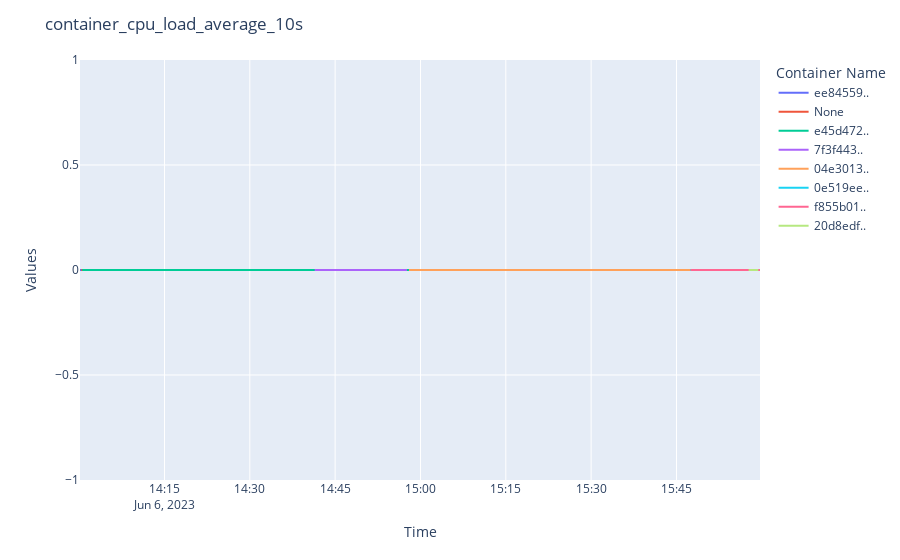

Source (notebook cell):
### Markdown cell above
## container_cpu_load_average_10s (Average Load on CPU)(Units: None)

### Code cell
transform_spark = load. transform_dataframe(spark, 'container_cpu_load_average_10s')
eda.plotly_plot(transform_spark, 'container_cpu_load_average_10s')

### Figure 1 — Plotly figure (JSON) as saved in the notebook; plotly's stock layout.template omitted (floating-point values rounded to 4 significant figures; data arrays with more than 128 entries replaced by an {"elided": "..."} marker saying what was removed)
{"data": [{"hovertemplate": "Container Name=ee84559..<br>Time=%{x}<br>Values=%{y}<extra></extra>", "legendgroup": "ee84559..", "line": {"color": "#636efa", "dash": "solid"}, "marker": {"symbol": "circle"}, "mode": "lines", "name": "ee84559..", "orientation": "v", "showlegend": true, "type": "scatter", "x": ["2023-06-06T14:00:09", "2023-06-06T14:00:39", "2023-06-06T14:01:04", "2023-06-06T14:01:21", "2023-06-06T14:01:59", "2023-06-06T14:02:29", "2023-06-06T14:03:02", "2023-06-06T14:03:37", "2023-06-06T14:03:52", "2023-06-06T14:04:31", "2023-06-06T14:05:08", "2023-06-06T14:05:26", "2023-06-06T14:06:09", "2023-06-06T14:06:38", "2023-06-06T14:06:57", "2023-06-06T14:07:31", "2023-06-06T14:08:01", "2023-06-06T14:08:31", "2023-06-06T14:09:09", "2023-06-06T14:09:39", "2023-06-06T14:09:57", "2023-06-06T14:10:30", "2023-06-06T14:11:08", "2023-06-06T14:11:35", "2023-06-06T14:12:03", "2023-06-06T14:12:37", "2023-06-06T14:13:00", "2023-06-06T14:13:33", "2023-06-06T14:14:06", "2023-06-06T14:14:30", "2023-06-06T14:15:02", "2023-06-06T14:15:25", "2023-06-06T14:15:52", "2023-06-06T14:16:39", "2023-06-06T14:17:09", "2023-06-06T14:17:37", "2023-06-06T14:18:06", "2023-06-06T14:18:32", "2023-06-06T14:19:01", "2023-06-06T14:19:32", "2023-06-06T14:19:58", "2023-06-06T14:20:37", "2023-06-06T14:20:58", "2023-06-06T14:21:29", "2023-06-06T14:22:02", "2023-06-06T14:22:37", "2023-06-06T14:23:07", "2023-06-06T14:23:35", "2023-06-06T14:23:58", "2023-06-06T14:24:27", "2023-06-06T14:24:57", "2023-06-06T14:25:26", "2023-06-06T14:26:07", "2023-06-06T14:26:24", "2023-06-06T14:26:56", "2023-06-06T14:27:26", "2023-06-06T14:27:59", "2023-06-06T14:28:28", "2023-06-06T14:28:57", "2023-06-06T14:29:28", "2023-06-06T14:30:01", "2023-06-06T14:30:31", "2023-06-06T14:31:02", "2023-06-06T14:31:30", "2023-06-06T14:32:05", "2023-06-06T14:32:32", "2023-06-06T14:33:08", "2023-06-06T14:33:34", "2023-06-06T14:34:06", "2023-06-06T14:34:33", "2023-06-06T14:35:03", "2023-06-06T14:35:33", "2023-06-06T14:35:56", "2023-06-06T14:36:23", "2023-06-06T14:36:55", "2023-06-06T14:37:31", "2023-06-06T14:38:08", "2023-06-06T14:38:25", "2023-06-06T14:39:09", "2023-06-06T14:39:39", "2023-06-06T14:40:09", "2023-06-06T14:40:38", "2023-06-06T14:40:57"], "xaxis": "x", "y": [0, 0, 0, 0, 0, 0, 0, 0, 0, 0, 0, 0, 0, 0, 0, 0, 0, 0, 0, 0, 0, 0, 0, 0, 0, 0, 0, 0, 0, 0, 0, 0, 0, 0, 0, 0, 0, 0, 0, 0, 0, 0, 0, 0, 0, 0, 0, 0, 0, 0, 0, 0, 0, 0, 0, 0, 0, 0, 0, 0, 0, 0, 0, 0, 0, 0, 0, 0, 0, 0, 0, 0, 0, 0, 0, 0, 0, 0, 0, 0, 0, 0, 0], "yaxis": "y"}, {"hovertemplate": "Container Name=None<br>Time=%{x}<br>Values=%{y}<extra></extra>", "legendgroup": "None", "line": {"color": "#EF553B", "dash": "solid"}, "marker": {"symbol": "circle"}, "mode": "lines", "name": "None", "orientation": "v", "showlegend": true, "type": "scatter", "x": {"elided": "241 str values"}, "xaxis": "x", "y": {"elided": "241 int values"}, "yaxis": "y"}, {"hovertemplate": "Container Name=e45d472..<br>Time=%{x}<br>Values=%{y}<extra></extra>", "legendgroup": "e45d472..", "line": {"color": "#00cc96", "dash": "solid"}, "marker": {"symbol": "circle"}, "mode": "lines", "name": "e45d472..", "orientation": "v", "showlegend": true, "type": "scatter", "x": {"elided": "216 str values"}, "xaxis": "x", "y": {"elided": "216 int values"}, "yaxis": "y"}, {"hovertemplate": "Container Name=7f3f443..<br>Time=%{x}<br>Values=%{y}<extra></extra>", "legendgroup": "7f3f443..", "line": {"color": "#ab63fa", "dash": "solid"}, "marker": {"symbol": "circle"}, "mode": "lines", "name": "7f3f443..", "orientation": "v", "showlegend": true, "type": "scatter", "x": ["2023-06-06T14:41:24", "2023-06-06T14:42:07", "2023-06-06T14:42:32", "2023-06-06T14:43:08", "2023-06-06T14:43:28", "2023-06-06T14:44:07", "2023-06-06T14:44:21", "2023-06-06T14:45:03", "2023-06-06T14:45:37", "2023-06-06T14:45:56", "2023-06-06T14:46:23", "2023-06-06T14:46:58", "2023-06-06T14:47:33", "2023-06-06T14:48:01", "2023-06-06T14:48:28", "2023-06-06T14:49:00", "2023-06-06T14:49:26", "2023-06-06T14:49:57", "2023-06-06T14:50:25", "2023-06-06T14:50:59", "2023-06-06T14:51:36", "2023-06-06T14:51:50", "2023-06-06T14:52:27", "2023-06-06T14:53:04", "2023-06-06T14:53:25", "2023-06-06T14:53:54", "2023-06-06T14:54:22", "2023-06-06T14:55:01", "2023-06-06T14:55:35", "2023-06-06T14:56:04", "2023-06-06T14:56:30", "2023-06-06T14:57:00", "2023-06-06T14:57:37"], "xaxis": "x", "y": [0, 0, 0, 0, 0, 0, 0, 0, 0, 0, 0, 0, 0, 0, 0, 0, 0, 0, 0, 0, 0, 0, 0, 0, 0, 0, 0, 0, 0, 0, 0, 0, 0], "yaxis": "y"}, {"hovertemplate": "Container Name=04e3013..<br>Time=%{x}<br>Values=%{y}<extra></extra>", "legendgroup": "04e3013..", "line": {"color": "#FFA15A", "dash": "solid"}, "marker": {"symbol": "circle"}, "mode": "lines", "name": "04e3013..", "orientation": "v", "showlegend": true, "type": "scatter", "x": ["2023-06-06T14:57:59", "2023-06-06T14:58:26", "2023-06-06T14:59:08", "2023-06-06T14:59:28", "2023-06-06T15:00:03", "2023-06-06T15:00:39", "2023-06-06T15:00:58", "2023-06-06T15:01:31", "2023-06-06T15:02:05", "2023-06-06T15:02:36", "2023-06-06T15:03:07", "2023-06-06T15:03:35", "2023-06-06T15:04:09", "2023-06-06T15:04:32", "2023-06-06T15:04:51", "2023-06-06T15:05:24", "2023-06-06T15:05:57", "2023-06-06T15:06:30", "2023-06-06T15:07:02", "2023-06-06T15:07:30", "2023-06-06T15:07:52", "2023-06-06T15:08:27", "2023-06-06T15:08:53", "2023-06-06T15:09:35", "2023-06-06T15:09:51", "2023-06-06T15:10:24", "2023-06-06T15:11:00", "2023-06-06T15:11:36", "2023-06-06T15:12:06", "2023-06-06T15:12:34", "2023-06-06T15:12:56", "2023-06-06T15:13:28", "2023-06-06T15:14:01", "2023-06-06T15:14:34", "2023-06-06T15:15:06", "2023-06-06T15:15:33", "2023-06-06T15:16:03", "2023-06-06T15:16:37", "2023-06-06T15:16:55", "2023-06-06T15:17:31", "2023-06-06T15:17:59", "2023-06-06T15:18:21", "2023-06-06T15:19:05", "2023-06-06T15:19:32", "2023-06-06T15:20:06", "2023-06-06T15:20:35", "2023-06-06T15:21:07", "2023-06-06T15:21:26", "2023-06-06T15:22:02", "2023-06-06T15:22:32", "2023-06-06T15:22:57", "2023-06-06T15:23:33", "2023-06-06T15:24:07", "2023-06-06T15:24:26", "2023-06-06T15:25:00", "2023-06-06T15:25:29", "2023-06-06T15:26:04", "2023-06-06T15:26:29", "2023-06-06T15:27:00", "2023-06-06T15:27:26", "2023-06-06T15:27:56", "2023-06-06T15:28:28", "2023-06-06T15:28:56", "2023-06-06T15:29:33", "2023-06-06T15:30:06", "2023-06-06T15:30:37", "2023-06-06T15:30:57", "2023-06-06T15:31:38", "2023-06-06T15:32:02", "2023-06-06T15:32:28", "2023-06-06T15:32:59", "2023-06-06T15:33:28", "2023-06-06T15:34:07", "2023-06-06T15:34:33", "2023-06-06T15:35:04", "2023-06-06T15:35:30", "2023-06-06T15:36:04", "2023-06-06T15:36:32", "2023-06-06T15:37:03", "2023-06-06T15:37:35", "2023-06-06T15:38:04", "2023-06-06T15:38:34", "2023-06-06T15:39:05", "2023-06-06T15:39:32", "2023-06-06T15:40:00", "2023-06-06T15:40:35", "2023-06-06T15:41:06", "2023-06-06T15:41:26", "2023-06-06T15:42:03", "2023-06-06T15:42:37", "2023-06-06T15:43:05", "2023-06-06T15:43:33", "2023-06-06T15:44:02", "2023-06-06T15:44:31", "2023-06-06T15:45:06", "2023-06-06T15:45:34", "2023-06-06T15:46:01", "2023-06-06T15:46:38", "2023-06-06T15:47:05", "2023-06-06T15:47:22", "2023-06-06T15:47:57"], "xaxis": "x", "y": [0, 0, 0, 0, 0, 0, 0, 0, 0, 0, 0, 0, 0, 0, 0, 0, 0, 0, 0, 0, 0, 0, 0, 0, 0, 0, 0, 0, 0, 0, 0, 0, 0, 0, 0, 0, 0, 0, 0, 0, 0, 0, 0, 0, 0, 0, 0, 0, 0, 0, 0, 0, 0, 0, 0, 0, 0, 0, 0, 0, 0, 0, 0, 0, 0, 0, 0, 0, 0, 0, 0, 0, 0, 0, 0, 0, 0, 0, 0, 0, 0, 0, 0, 0, 0, 0, 0, 0, 0, 0, 0, 0, 0, 0, 0, 0, 0, 0, 0, 0, 0], "yaxis": "y"}, {"hovertemplate": "Container Name=0e519ee..<br>Time=%{x}<br>Values=%{y}<extra></extra>", "legendgroup": "0e519ee..", "line": {"color": "#19d3f3", "dash": "solid"}, "marker": {"symbol": "circle"}, "mode": "lines", "name": "0e519ee..", "orientation": "v", "showlegend": true, "type": "scatter", "x": ["2023-06-06T15:47:27", "2023-06-06T15:48:03", "2023-06-06T15:48:34", "2023-06-06T15:49:09", "2023-06-06T15:49:37", "2023-06-06T15:50:09", "2023-06-06T15:50:28", "2023-06-06T15:51:09", "2023-06-06T15:51:33", "2023-06-06T15:52:06", "2023-06-06T15:52:35", "2023-06-06T15:53:01", "2023-06-06T15:53:39", "2023-06-06T15:54:12", "2023-06-06T15:54:27", "2023-06-06T15:55:11", "2023-06-06T15:55:30", "2023-06-06T15:56:09", "2023-06-06T15:56:40", "2023-06-06T15:57:10"], "xaxis": "x", "y": [0, 0, 0, 0, 0, 0, 0, 0, 0, 0, 0, 0, 0, 0, 0, 0, 0, 0, 0, 0], "yaxis": "y"}, {"hovertemplate": "Container Name=f855b01..<br>Time=%{x}<br>Values=%{y}<extra></extra>", "legendgroup": "f855b01..", "line": {"color": "#FF6692", "dash": "solid"}, "marker": {"symbol": "circle"}, "mode": "lines", "name": "f855b01..", "orientation": "v", "showlegend": true, "type": "scatter", "x": ["2023-06-06T15:47:30", "2023-06-06T15:48:10", "2023-06-06T15:48:41", "2023-06-06T15:49:02", "2023-06-06T15:49:30", "2023-06-06T15:50:11", "2023-06-06T15:50:28", "2023-06-06T15:51:00", "2023-06-06T15:51:32", "2023-06-06T15:51:58", "2023-06-06T15:52:27", "2023-06-06T15:53:04", "2023-06-06T15:53:36", "2023-06-06T15:54:03", "2023-06-06T15:54:34", "2023-06-06T15:55:05", "2023-06-06T15:55:25", "2023-06-06T15:56:00", "2023-06-06T15:56:33", "2023-06-06T15:57:10", "2023-06-06T15:57:40", "2023-06-06T15:58:08", "2023-06-06T15:58:39", "2023-06-06T15:59:13", "2023-06-06T15:59:41"], "xaxis": "x", "y": [0, 0, 0, 0, 0, 0, 0, 0, 0, 0, 0, 0, 0, 0, 0, 0, 0, 0, 0, 0, 0, 0, 0, 0, 0], "yaxis": "y"}, {"hovertemplate": "Container Name=20d8edf..<br>Time=%{x}<br>Values=%{y}<extra></extra>", "legendgroup": "20d8edf..", "line": {"color": "#B6E880", "dash": "solid"}, "marker": {"symbol": "circle"}, "mode": "lines", "name": "20d8edf..", "orientation": "v", "showlegend": true, "type": "scatter", "x": ["2023-06-06T15:57:41", "2023-06-06T15:58:08", "2023-06-06T15:58:39", "2023-06-06T15:59:04", "2023-06-06T15:59:23"], "xaxis": "x", "y": [0, 0, 0, 0, 0], "yaxis": "y"}], "layout": {"autosize": true, "legend": {"title": {"text": "Container Name"}, "tracegroupgap": 0}, "margin": {"t": 60}, "title": {"text": "container_cpu_load_average_10s"}, "xaxis": {"anchor": "y", "autorange": true, "domain": [0, 1], "range": ["2023-06-06 14:00:09", "2023-06-06 15:59:41"], "title": {"text": "Time"}, "type": "date"}, "yaxis": {"anchor": "x", "autorange": true, "domain": [0, 1], "range": [-1, 1], "title": {"text": "Values"}, "type": "linear"}}}
